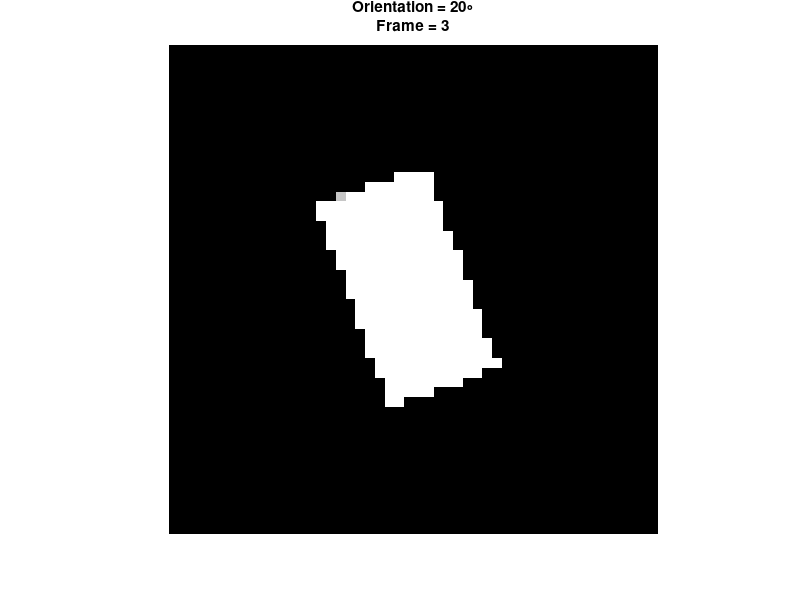
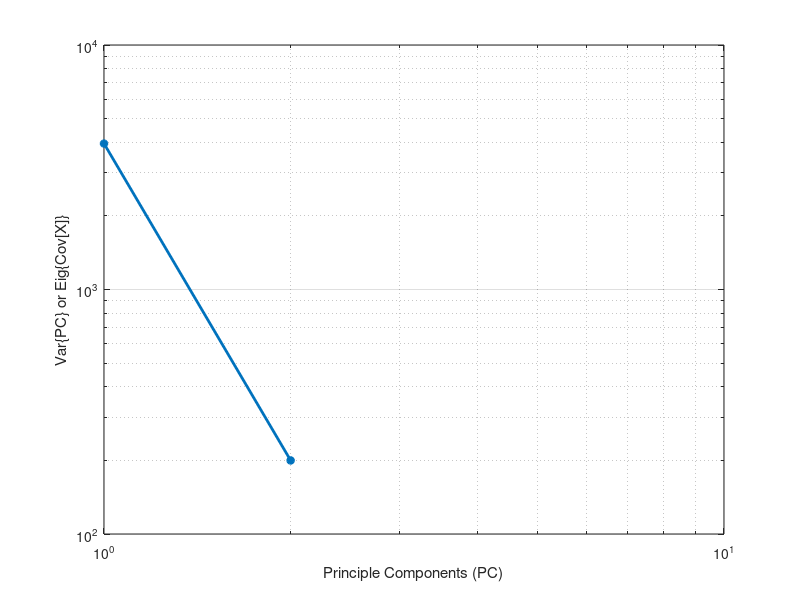

These charts were generated, in order, by the following MATLAB code: (Note: this script raises an error after producing the figures.)
clc;
close all;
clear all;

%% Define constants
N  = 5; % Batch size
r  = 50; % Image size (rows)
c  = 50; % Image size (columns)

% Image noise parameters
M  = 0; %Mean
V  = 0; %Variance

% Create random orientations and positions
%num_rt = randi([1 5]); % Number of faulty orientation
%rt = randi([1 360],1,num_rt); % Rotation angles
%Pos= randi([1 N],1,length(rt)); % Frame location faulty orientation

num_rt = 1;
rt = 20;
Pos = 3;

% Create test reference image
I0 = zeros(r,c);
I0(15:end-15,20:end-20) = 100; I = I0;
I = imnoise(I0,'gaussian', M, V); % Add gaussian noise

% Cascade to create batch
A = repmat(I,1,1,N);

% Create fault image by rotation
figure;
for ii = 1:length(rt)
    I_r = imrotate(I0, rt(ii), 'bilinear', 'crop'); % Rotate image
    I_r = imnoise(I_r,'gaussian', M, V); % Add gaussian noise
    A(:,:,Pos(ii)) = I_r;
    subplot(length(rt),1,ii)
    imshow(A(:,:,Pos(ii)))
    title({['Orientation = ',num2str(rt(ii)),'\circ'];['Frame = ', num2str(Pos(ii))]})
end

%% Apply PCA
X = reshape(A, r*c, N);
[COEFF,SCORE,LATENT] = pca(X);

% Plot Eigen values of Covariance matrix
figure;
loglog(LATENT, '*-', 'LineWidth', 2)
xlabel('Principle Components (PC)');
ylabel('Var\{PC\} or Eig\{Cov[X]\}');
grid on
grid minor

%figure;
%pie(LATENT./sum(LATENT))

% Calculate PC1 and PC2
figure;
vbls = cellstr(string(1:N));
biplot(COEFF(:,1:2),'Scores',SCORE(:,1:2),'VarLabels',vbls)
